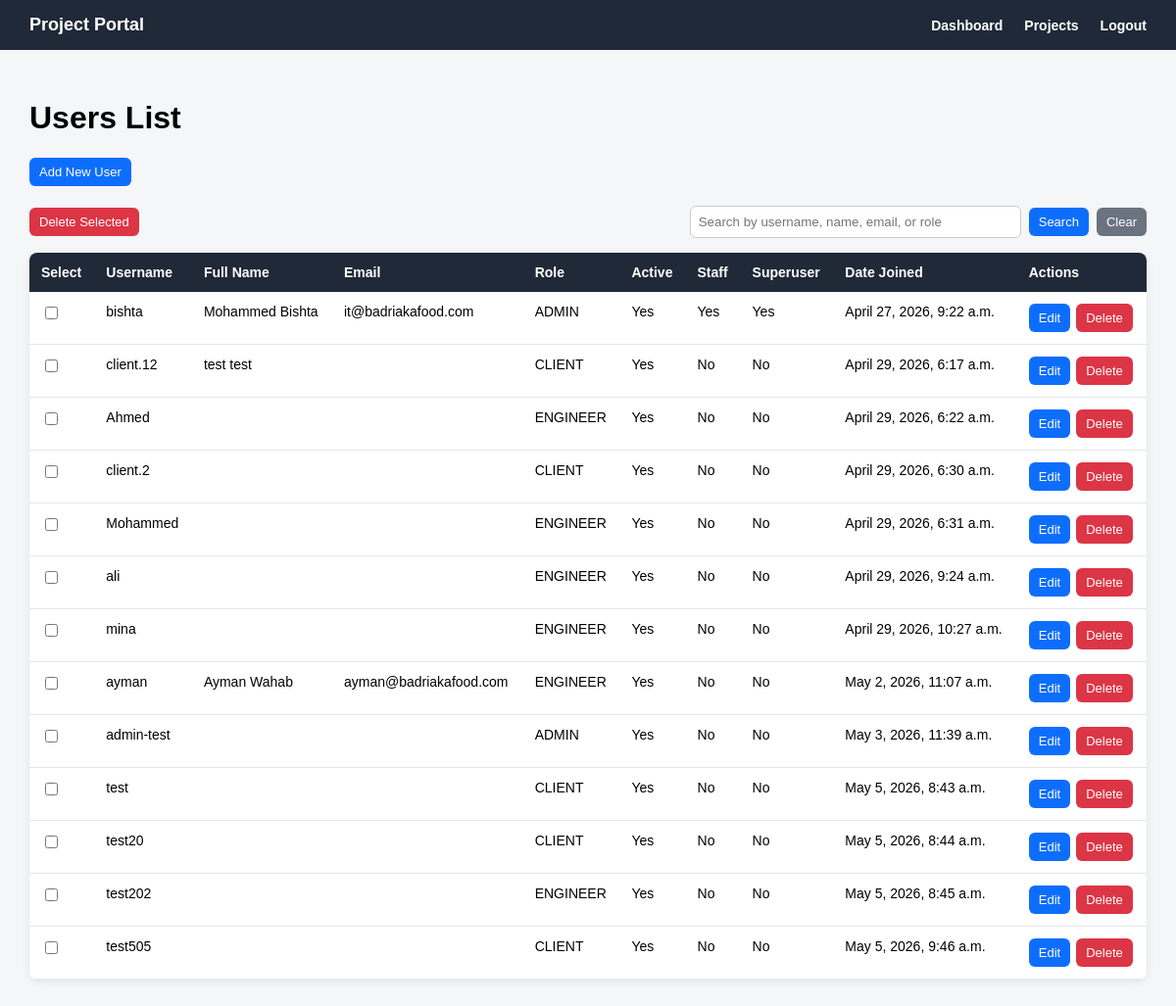
Screenshot of /accounts/users/ (signed in) with the database file from the repository.
### accounts/models.py (models this page shows)
class User(AbstractUser):
    class Role(models.TextChoices):
        ADMIN = 'ADMIN', 'Admin'
        ENGINEER = 'ENGINEER', 'Engineer'
        CLIENT = 'CLIENT', 'Client'
    role = models.CharField(
        max_length=20,
        choices=Role.choices,
        default=Role.CLIENT
    )

### accounts/views.py (the view, shortened to what this page needs)
# urls.py: path('users/', user_list_view, name='user_list'),
@login_required
def user_list_view(request):
    if request.user.role != 'ADMIN':
        return redirect('accounts:dashboard')
    users = User.objects.all()
    search_query = request.GET.get('q')
    return render(request, 'accounts/user_list.html', {
        'users': users,
        'search_query': search_query,
    })

### templates/accounts/user_list.html (shortened to what this page needs)
{% extends 'base.html' %}
{% block content %}
<div class="page-header">
    <h1>Users List</h1>
    <a href="{% url 'accounts:user_add' %}" class="btn btn-primary">
        Add New User
    </a>
</div>
{% if users %}
    <div class="top-actions-row">
        <button type="submit" form="bulkDeleteUsersForm" class="btn btn-danger">
            Delete Selected
        </button>
        <div class="search-box">
            <input type="text"
                   id="userSearchInput"
                   value="{{ search_query|default:'' }}"
                   placeholder="Search by username, name, email, or role"
                   onkeydown="if(event.key === 'Enter'){ event.preventDefault(); searchUsers(); }">
            <button type="button" class="btn btn-primary" onclick="searchUsers()">
                Search
            </button>
            <a href="{% url 'accounts:user_list' %}" class="btn btn-secondary">
                Clear
            </a>
        </div>
    </div>
    <table class="users-table">
        <tr>
            <th>Select</th>
            <th>Username</th>
            <th>Full Name</th>
            <th>Email</th>
            <th>Role</th>
            <th>Active</th>
            <th>Staff</th>
            <th>Superuser</th>
            <th>Date Joined</th>
            <th>Actions</th>
        </tr>
        {% for user_item in users %}
            <tr>
                <td>
                    <input type="checkbox"
                           name="selected_users"
                           value="{{ user_item.pk }}"
                           form="bulkDeleteUsersForm">
                </td>
                <td>{{ user_item.username }}</td>
                <td>{{ user_item.first_name }} {{ user_item.last_name }}</td>
                <td>{{ user_item.email }}</td>
                <td>{{ user_item.role }}</td>
                <td>
                    {% if user_item.is_active %}
                        Yes
                    {% else %}
                        No
                    {% endif %}
                </td>
                <td>
                    {% if user_item.is_staff %}
                        Yes
                    {% else %}
                        No
                    {% endif %}
                </td>
                <td>
                    {% if user_item.is_superuser %}
                        Yes
                    {% else %}
                        No
                    {% endif %}
                </td>
                <td>{{ user_item.date_joined }}</td>
                <td>
                    <div class="table-actions">
                        <a href="{% url 'accounts:user_edit' user_item.pk %}" class="btn btn-primary">
                            Edit
                        </a>
                        <form method="post"
                              action="{% url 'accounts:user_delete' user_item.pk %}"
                              style="margin: 0;"
                              onsubmit="return confirm('Are you sure you want to delete this user?');">
                            <button type="submit" class="btn btn-danger">
                                Delete
                            </button>
                        </form>
                    </div>
                </td>
            </tr>
        {% endfor %}
    </table>
{% endif %}
{% endblock %}

### templates/base.html (style rules this page uses)
body { margin: 0; font-family: Arial, sans-serif; background: #f4f6f8; }

### templates/accounts/user_list.html (style rules this page uses)
.page-header { margin-bottom: 20px; }
.users-table { width: 100%; border-collapse: collapse; background: white; border-radius: 8px; overflow: hidden; box-shadow: 0 2px 8px rgba(0, 0, 0, 0.08); }
.users-table th { background: #1f2937; color: white; text-align: left; padding: 12px; font-size: 14px; }
.users-table td { padding: 12px; border-bottom: 1px solid #e5e7eb; vertical-align: top; font-size: 14px; }
.btn { display: inline-block; border: none; padding: 7px 10px; border-radius: 6px; cursor: pointer; text-decoration: none; font-size: 13px; }
.btn-primary { background: #0d6efd; color: white !important; }
.btn-danger { background: #dc3545; color: white !important; }
.btn-secondary { background: #6b7280; color: white !important; }
.table-actions { display: flex; gap: 6px; align-items: center; }
.top-actions-row { display: flex; justify-content: space-between; align-items: center; margin-bottom: 15px; gap: 15px; }
.search-box { display: flex; gap: 8px; align-items: center; }
.search-box input { padding: 8px; width: 320px; border: 1px solid #ccc; border-radius: 6px; }

### rows the page displays
User: username "bishta", first_name "Mohammed", last_name "Bishta", email "it@badriakafood.com", role "ADMIN", is_active "Yes", is_staff "Yes", is_superuser "Yes", date_joined "April 27, 2026, 9:22 a.m."
User: username "client.12", first_name "test", last_name "test", role "CLIENT", is_active "Yes", is_staff "No", is_superuser "No", date_joined "April 29, 2026, 6:17 a.m."
User: username "Ahmed", role "ENGINEER", is_active "Yes", is_staff "No", is_superuser "No", date_joined "April 29, 2026, 6:22 a.m."
User: username "client.2", role "CLIENT", is_active "Yes", is_staff "No", is_superuser "No", date_joined "April 29, 2026, 6:30 a.m."
User: username "Mohammed", role "ENGINEER", is_active "Yes", is_staff "No", is_superuser "No", date_joined "April 29, 2026, 6:31 a.m."
User: username "ali", role "ENGINEER", is_active "Yes", is_staff "No", is_superuser "No", date_joined "April 29, 2026, 9:24 a.m."
User: username "mina", role "ENGINEER", is_active "Yes", is_staff "No", is_superuser "No", date_joined "April 29, 2026, 10:27 a.m."
User: username "ayman", first_name "Ayman", last_name "Wahab", email "ayman@badriakafood.com", role "ENGINEER", is_active "Yes", is_staff "No", is_superuser "No", date_joined "May 2, 2026, 11:07 a.m."
User: username "admin-test", role "ADMIN", is_active "Yes", is_staff "No", is_superuser "No", date_joined "May 3, 2026, 11:39 a.m."
User: username "test", role "CLIENT", is_active "Yes", is_staff "No", is_superuser "No", date_joined "May 5, 2026, 8:43 a.m."
User: username "test20", role "CLIENT", is_active "Yes", is_staff "No", is_superuser "No", date_joined "May 5, 2026, 8:44 a.m."
User: username "test202", role "ENGINEER", is_active "Yes", is_staff "No", is_superuser "No", date_joined "May 5, 2026, 8:45 a.m."
User: username "test505", role "CLIENT", is_active "Yes", is_staff "No", is_superuser "No", date_joined "May 5, 2026, 9:46 a.m."
